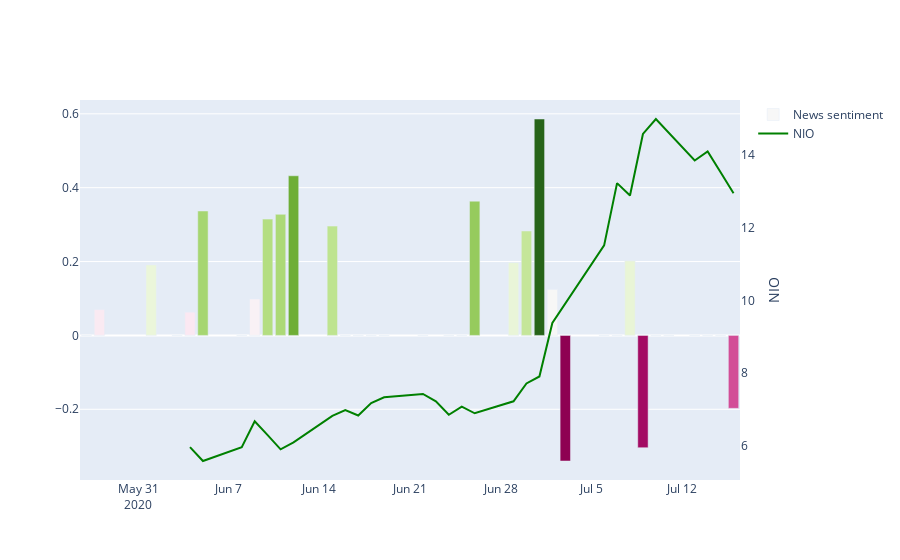

Here is the notebook cell this chart was saved with:
### Code cell
import yfinance as yf

prices = yf.Ticker('NIO').history(period='30d', interval='1d')
fig0 = go.Figure(
                go.Bar(
                        x=mean_scores.index,
                        y=mean_scores['NIO'],
#                         yaxis='y2',
                        name='News sentiment',
                        marker_color=mean_scores['NIO']
                        )
                )
fig0.add_trace(
                go.Scatter(
                            x=prices.index,
                            y=prices['Close'],
                            mode='lines',
                            yaxis='y2',
                            name='NIO',
                            line=go.scatter.Line(color='Green'),
                            hovertemplate='%{y:.2f}',

                            )
                )

fig0.update_layout(
                    hovermode='x',
                    hoverlabel_align='right',
                    yaxis2=dict(
                                title='NIO',
                                overlaying='y',
                                side='right',
                                showgrid=False,
                                ),
                    
                    )

fig0.show()

### Figure 1 — Plotly figure (JSON) as saved in the notebook; plotly's stock layout.template omitted (floating-point values rounded to 4 significant figures)
{"data": [{"marker": {"color": [0, 0.0699, 0.1909, 0, 0.06291, 0.3369, 0, 0.09867, 0.3149, 0.3278, 0.4322, 0.296, 0, 0, 0, 0, 0, 0, 0, 0.3634, 0.1971, 0.2827, 0.5859, 0.1246, -0.34, 0, 0, 0.2018, -0.304, 0, 0, 0, 0, 0, -0.1975]}, "name": "News sentiment", "type": "bar", "x": ["2020-05-27", "2020-05-28", "2020-06-01", "2020-06-03", "2020-06-04", "2020-06-05", "2020-06-08", "2020-06-09", "2020-06-10", "2020-06-11", "2020-06-12", "2020-06-15", "2020-06-16", "2020-06-17", "2020-06-18", "2020-06-19", "2020-06-22", "2020-06-24", "2020-06-25", "2020-06-26", "2020-06-29", "2020-06-30", "2020-07-01", "2020-07-02", "2020-07-03", "2020-07-06", "2020-07-07", "2020-07-08", "2020-07-09", "2020-07-10", "2020-07-11", "2020-07-13", "2020-07-14", "2020-07-15", "2020-07-16"], "y": [0, 0.0699, 0.1909, 0, 0.06291, 0.3369, 0, 0.09867, 0.3149, 0.3278, 0.4322, 0.296, 0, 0, 0, 0, 0, 0, 0, 0.3634, 0.1971, 0.2827, 0.5859, 0.1246, -0.34, 0, 0, 0.2018, -0.304, 0, 0, 0, 0, 0, -0.1975]}, {"hovertemplate": "%{y:.2f}", "line": {"color": "Green"}, "mode": "lines", "name": "NIO", "type": "scatter", "x": ["2020-06-04T00:00:00", "2020-06-05T00:00:00", "2020-06-08T00:00:00", "2020-06-09T00:00:00", "2020-06-10T00:00:00", "2020-06-11T00:00:00", "2020-06-12T00:00:00", "2020-06-15T00:00:00", "2020-06-16T00:00:00", "2020-06-17T00:00:00", "2020-06-18T00:00:00", "2020-06-19T00:00:00", "2020-06-22T00:00:00", "2020-06-23T00:00:00", "2020-06-24T00:00:00", "2020-06-25T00:00:00", "2020-06-26T00:00:00", "2020-06-29T00:00:00", "2020-06-30T00:00:00", "2020-07-01T00:00:00", "2020-07-02T00:00:00", "2020-07-06T00:00:00", "2020-07-07T00:00:00", "2020-07-08T00:00:00", "2020-07-09T00:00:00", "2020-07-10T00:00:00", "2020-07-13T00:00:00", "2020-07-14T00:00:00", "2020-07-15T00:00:00", "2020-07-16T00:00:00"], "y": [5.97, 5.59, 5.97, 6.68, 6.3, 5.91, 6.1, 6.83, 6.99, 6.84, 7.18, 7.34, 7.43, 7.23, 6.86, 7.08, 6.9, 7.23, 7.72, 7.91, 9.38, 11.51, 13.22, 12.88, 14.57, 14.98, 13.84, 14.09, 13.52, 12.94], "yaxis": "y2"}], "layout": {"hoverlabel": {"align": "right"}, "hovermode": "x", "yaxis2": {"overlaying": "y", "showgrid": false, "side": "right", "title": {"text": "NIO"}}}}
